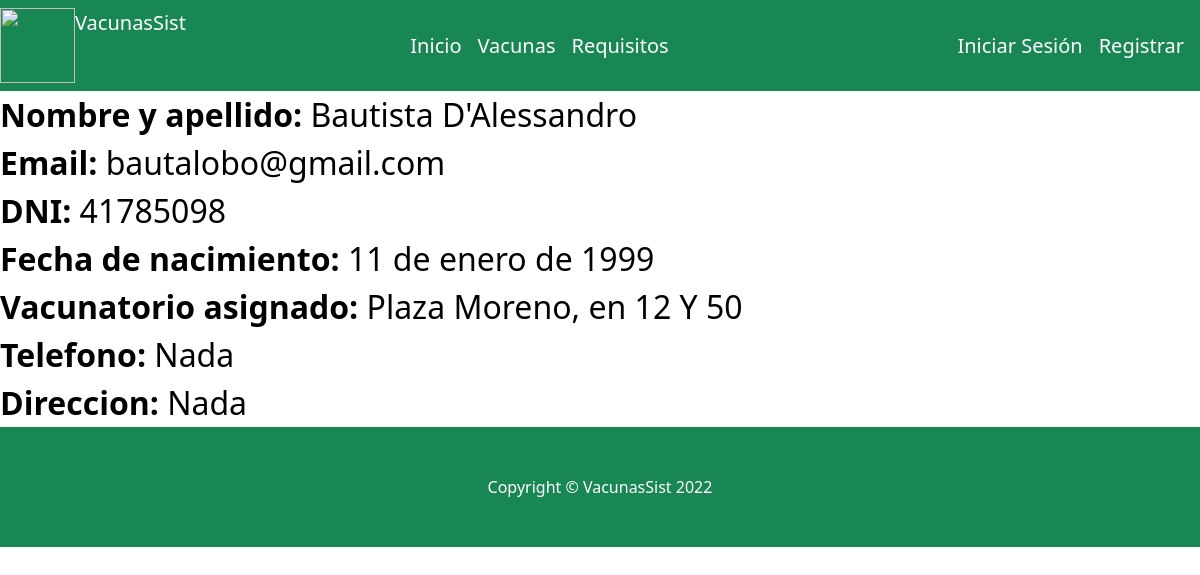
Screenshot of /ver_perfil_vacunador/1/ with the database file from the repository.
### website/models.py (models this page shows, shortened)
class Usuario(AbstractBaseUser):
    username =models.CharField('Nombre de usuario', unique=True, max_length=100)
    email = models.EmailField('Correo electrónico', max_length=254, unique=True)
    nombre = models.CharField('Nombre', max_length=254)
    apellido = models.CharField('apellido', max_length=254)
    dni=models.IntegerField(help_text="DNI de la persona", unique=True)
    fecha_nacimiento= models.DateField(help_text="Fecha de nacimiento de la persona")
    residencia = models.TextField(help_text="Descripción de la tarea", null=True)
    vacunatorio_preferencia =models.ForeignKey(Vacunatorio, on_delete=models.CASCADE,null=True)
    fecha_creacion = models.DateTimeField(auto_now_add=True)
    identidad_verificada=models.BooleanField(default=False)
    es_vacunador = models.BooleanField(default=False)
    es_administrador = models.BooleanField(default=False)
    telefono = models.IntegerField(blank=True, null=True)
    direccion = models.CharField(max_length=15, null=True)
    objects= UsuarioManager()
    USERNAME_FIELD = 'username'
    REQUIRED_FIELDS = ['email','nombre', 'apellido','dni', 'fecha_nacimiento']

class Vacunatorio(models.Model):
    nombre=models.CharField(max_length=40)
    ubicacion=models.CharField(max_length=40)

### website/views.py (the view)
# urls.py: path('ver_perfil_vacunador/<int:usuario_id>/',views.verPerfilVacunador, name="ver_perfil_vacunador"),
def verPerfilVacunador(request, usuario_id):
    vacunador=Usuario.objects.get(id=usuario_id)
    id_usuario=vacunador.id
    return render(request, "website/verPerfilVacunador.html",{"vacunador": vacunador, 'id_usuario':id_usuario })

### website/templates/website/verPerfilVacunador.html
{% extends "website/layout.html" %}
{% block body %}
<div  style="color:black">
   <strong style="font-size:2rem">Nombre y apellido:   </strong>
   <span style="font-size:2rem"> {{vacunador.nombre}}  {{vacunador.apellido}}</span>
   <br>
   <strong style="font-size:2rem">Email:   </strong>
   <span style="font-size:2rem"> {{vacunador.email}}</span>
   <br>
   <strong style="font-size:2rem">DNI:   </strong>
   <span style="font-size:2rem"> {{vacunador.dni}}</span>
   <br>
   <strong style="font-size:2rem">Fecha de nacimiento:   </strong>
   <span style="font-size:2rem"> {{vacunador.fecha_nacimiento}}</span>
   <br>
   <strong style="font-size:2rem">Vacunatorio asignado:   </strong>
   <span style="font-size:2rem"> {{vacunador.vacunatorio_preferencia.nombre}} en {{vacunador.vacunatorio_preferencia.ubicacion}}</span>
   <br>
   <strong style="font-size:2rem">Telefono:   </strong>
   <span style="font-size:2rem"> Nada</span>
   <br>
   <strong style="font-size:2rem">Direccion:   </strong>
   <span style="font-size:2rem"> Nada</span>
</div>
 {% endblock %}

### rows the page displays
Usuario: nombre "Bautista", apellido "D'Alessandro", email "bautalobo@gmail.com", dni "41785098", fecha_nacimiento "11 de enero de 1999", vacunatorio_preferencia.nombre "Plaza Moreno,", vacunatorio_preferencia.ubicacion "12 Y 50"
